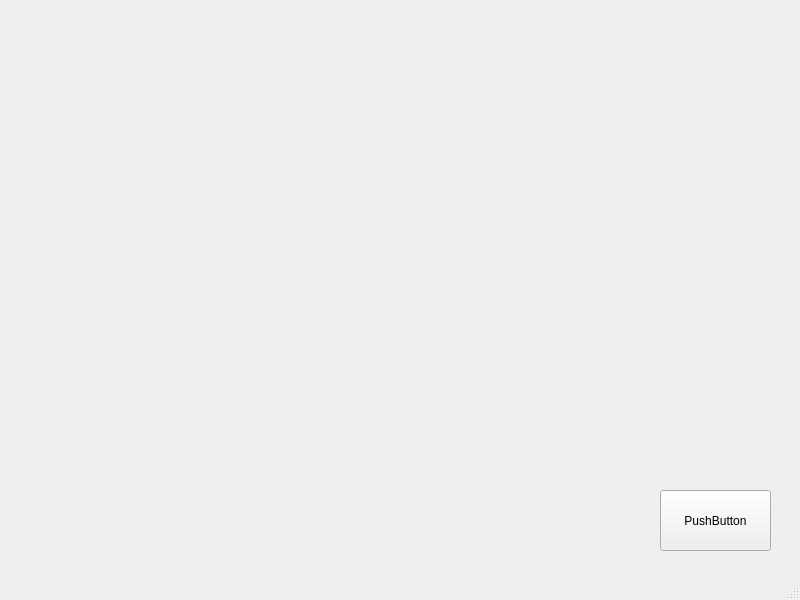
<?xml version="1.0" encoding="UTF-8"?>
<ui version="4.0">
 <class>MainWindow</class>
 <widget class="QMainWindow" name="MainWindow">
  <property name="geometry">
   <rect>
    <x>0</x>
    <y>0</y>
    <width>800</width>
    <height>600</height>
   </rect>
  </property>
  <property name="windowTitle">
   <string>MainWindow</string>
  </property>
  <widget class="QWidget" name="centralwidget">
   <widget class="QPushButton" name="pushButton">
    <property name="geometry">
     <rect>
      <x>660</x>
      <y>490</y>
      <width>111</width>
      <height>61</height>
     </rect>
    </property>
    <property name="text">
     <string>PushButton</string>
    </property>
   </widget>
  </widget>
  <widget class="QMenuBar" name="menubar">
   <property name="geometry">
    <rect>
     <x>0</x>
     <y>0</y>
     <width>800</width>
     <height>21</height>
    </rect>
   </property>
  </widget>
  <widget class="QStatusBar" name="statusbar"/>
 </widget>
 <resources/>
 <connections/>
</ui>
